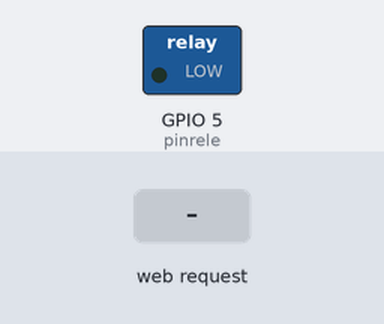
Simulated run of this sketch. Board: ESP8266 (NodeMCU). On the bench: switched loads named in the sketch (green lamp = pin HIGH). The inputs (shaded band) are chosen by the test bench. WiFi joins after 1.5 s; servers stay silent unless stated.

Above: at 2.7 s.
2.8 s: HTTP request GET /db received
At 3.6 s:
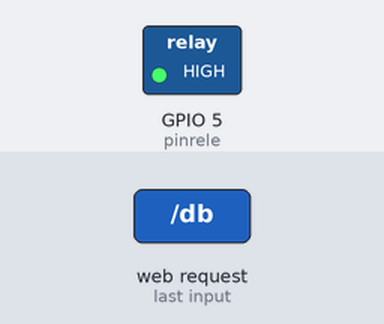
4.3 s: HTTP request GET /on received
At 4.7 s:
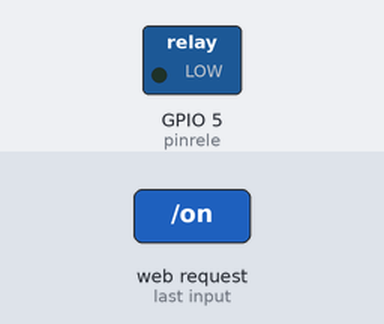
Timing chart, 0 to 7.3 s (numbered marks = the images above; inputs shaded):
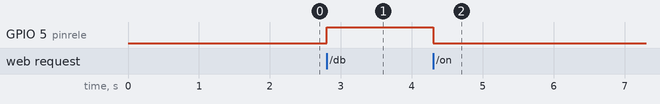

Measured:
- after the input at 2.8 s, GPIO 5 (pinrele): LOW → HIGH at once
- after the input at 4.3 s, GPIO 5 (pinrele): HIGH → LOW at once

The sketch:

aspiratore.ino
```cpp
#include <ESP8266WiFi.h>
#include <ESP8266WebServer.h>

#define pinrele 5   // Pin D1

const char* ssid        = "XXXX";
const char* password    = "XXXX";

unsigned int currentmillis = 0, previusmillis = 0, dbs = 0;
boolean acceso = LOW, notime = LOW;
int vel=100;

ESP8266WebServer server(80);

void onf() {
  if (server.arg(0) == "true"){
    acceso = HIGH;
    notime = HIGH;
    if (vel > 25) dbs = 1;
    else dbs = 2;
  }
  else {
    acceso = LOW;
    dbs = 0;
  }
  server.send(200, "text/plain", server.arg(0));
}

void db() {
  server.send(200, "text/plain", "OK");
  notime = LOW;
  dbs++;
  if (dbs > 2) dbs = 0;
}

void onsf() {
  server.send(200, "text/plain", acceso ? "1" : "0");
}

void velf() {
  vel = server.arg(0).toInt();
  server.send(200, "text/plain", "OK");
}

void velsf() {
  server.send(200, "text/plain", String(vel));
}

void setup() {
  analogWriteRange(100);
  pinMode(pinrele, OUTPUT);
  digitalWrite(pinrele, LOW);
  WiFi.mode(WIFI_STA);
  WiFi.begin(ssid, password);
  while (WiFi.status() != WL_CONNECTED) {
    delay(300);
  }
  server.on("/on", onf);
  server.on("/ons", onsf);
  server.on("/vel", velf);
  server.on("/vels", velsf);
  server.on("/db", db);
  server.begin();
}

void loop() {
  server.handleClient();
  if (!notime){
    if (dbs == 0) acceso = LOW;
    else if (dbs == 1) {
      acceso = HIGH;
      vel = 100;
    } else if (dbs == 2){
      acceso = HIGH;
      vel = 25;
    }
  }
  if (acceso) {
    currentmillis = millis();
    if (currentmillis - previusmillis >=  3.6e6) {
      previusmillis = currentmillis;
      acceso = LOW;
      dbs = 0;
    }
  } else previusmillis = millis();
  analogWrite(pinrele, acceso*vel);
}
```
